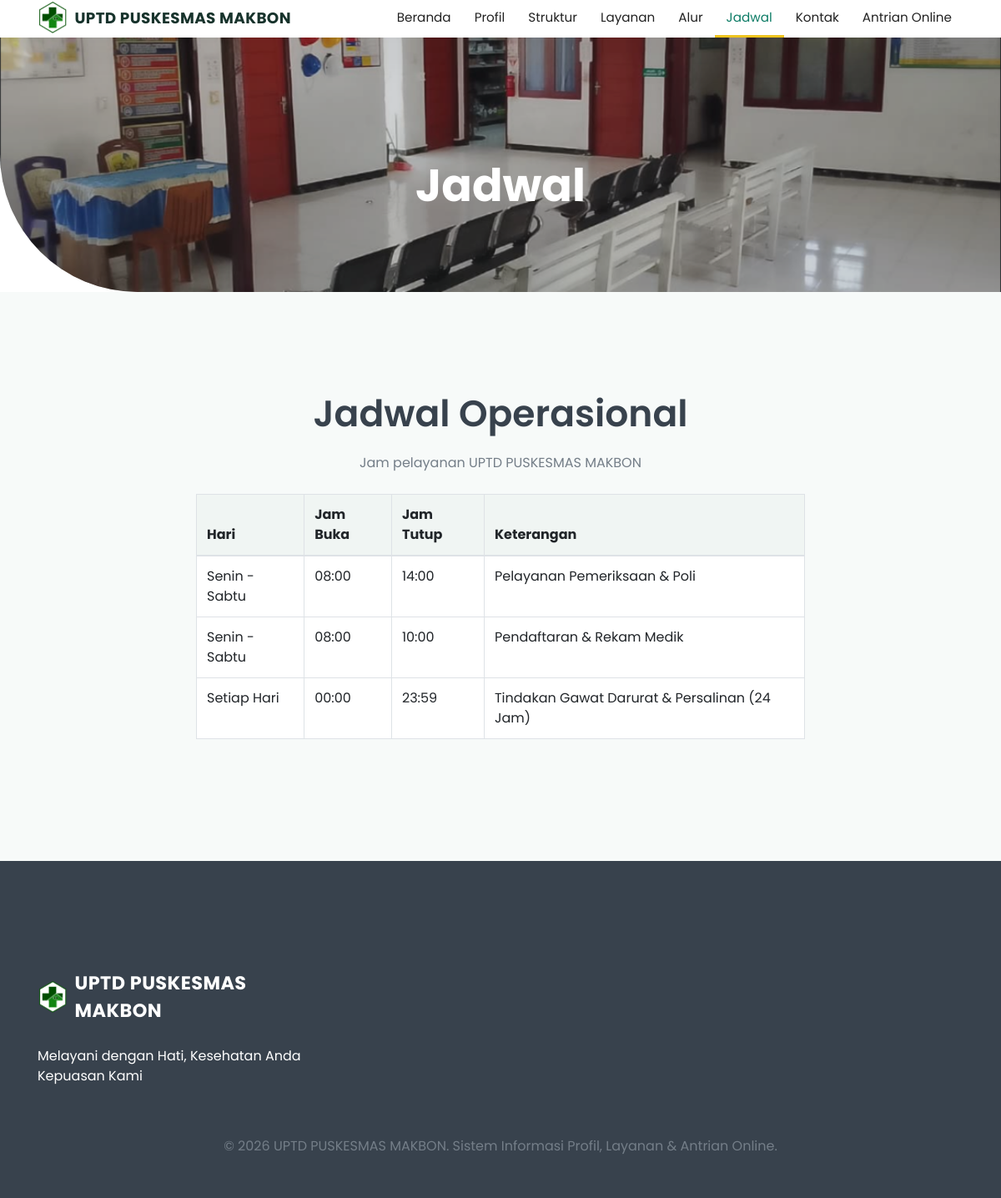
The page /jadwal.php on the database its author committed.
### tables this page shows
CREATE TABLE `profil_puskesmas` (
  `id_profil` int NOT NULL,
  `nama_puskesmas` varchar(150) NOT NULL,
  `deskripsi_beranda` text,
  `visi` text,
  `misi` text,
  `sejarah` text,
  `alamat` text,
  `kontak` varchar(100) DEFAULT NULL,
  `email` varchar(100) DEFAULT NULL,
  `jam_operasional` varchar(150) DEFAULT NULL,
  `qr_bpjs` varchar(255) DEFAULT NULL
);

CREATE TABLE `jadwal_operasional` (
  `id_jadwal` int NOT NULL,
  `hari` varchar(20) NOT NULL,
  `jam_buka` time NOT NULL,
  `jam_tutup` time NOT NULL,
  `keterangan` varchar(150) DEFAULT NULL,
  `id_petugas` int DEFAULT NULL
);

### includes/functions.php (called while the page is built, shortened)
<?php
function clean($str)
{
    return htmlspecialchars(trim($str ?? ''), ENT_QUOTES, 'UTF-8');
}

### jadwal.php (the view, shortened to what this page needs)
<?php
require_once __DIR__ . '/config/database.php';
$page_title = 'Jadwal';
$jadwalList = $pdo->query("SELECT * FROM jadwal_operasional ORDER BY FIELD(hari,'Senin','Selasa','Rabu','Kamis','Jumat','Sabtu','Minggu')")->fetchAll();
require_once __DIR__ . '/includes/header.php';
?>
    <section id="jadwal" class="team_area pt-120 pb-130">
        <div class="container">
            <div class="row justify-content-center">
                <div class="col-lg-6">
                    <div class="section_title text-center pb-25">
                        <h3 class="title">Jadwal Operasional</h3>
                        <p>Jam pelayanan <?= clean($nama_puskesmas) ?></p>
                    </div>
                </div>
            </div>
            <div class="row">
                <div class="col-lg-8 mx-auto">
                    <table class="table table-bordered bg-white jadwal_table">
                        <thead>
                            <tr><th>Hari</th><th>Jam Buka</th><th>Jam Tutup</th><th>Keterangan</th></tr>
                        </thead>
                        <tbody>
                            <?php foreach ($jadwalList as $j): ?>
                            <tr>
                                <td><?= clean($j['hari']) ?></td>
                                <td><?= substr($j['jam_buka'], 0, 5) ?></td>
                                <td><?= substr($j['jam_tutup'], 0, 5) ?></td>
                                <td><?= clean($j['keterangan']) ?></td>
                            </tr>
                            <?php endforeach; ?>
                        </tbody>
                    </table>
                </div>
            </div>
        </div>
    </section>
<?php require_once __DIR__ . '/includes/footer.php'; ?>

### includes/header.php (shortened to what this page needs)
<?php
require_once __DIR__ . '/functions.php';
require_once __DIR__ . '/../config/database.php';
$stmt = $pdo->query("SELECT * FROM profil_puskesmas LIMIT 1");
$profil = $stmt->fetch() ?: [];
$nama_puskesmas = $profil['nama_puskesmas'] ?? 'Puskesmas Makbon';
$base = $base ?? '';
?>
<!doctype html>
<html class="no-js" lang="id">
<head>
    <link rel="stylesheet" href="<?= $base ?>assets/traveland/css/animate.css">
    <link rel="stylesheet" href="<?= $base ?>assets/traveland/css/nice-select.css">
    <link rel="stylesheet" href="<?= $base ?>assets/traveland/css/LineIcons.2.0.css">
    <link rel="stylesheet" href="<?= $base ?>assets/traveland/css/bootstrap.4.5.2.min.css">
    <link rel="stylesheet" href="<?= $base ?>assets/traveland/css/default.css">
    <link rel="stylesheet" href="<?= $base ?>assets/traveland/css/style.css">
</head>
<body>
    <section class="header_area">
        <div class="header_navbar">
            <div class="container">
                <div class="row">
                    <div class="col-lg-12">
                        <nav class="navbar navbar-expand-lg">
                            <a class="navbar-brand navbar-brand-text d-flex align-items-center" href="<?= $base ?>index.php">
                                <img src="<?= $base ?>assets/img/logo.png?v=<?= time() ?>" alt="Logo" style="height: 50px; margin-right: 10px;">
                                <span><?= clean($nama_puskesmas) ?></span>
                            </a>
                            <div class="collapse navbar-collapse sub-menu-bar" id="navbarSupportedContent">
                                <ul id="nav" class="navbar-nav ml-auto">
                                    <li class="nav-item <?= (isset($page_title) && strpos($page_title, 'Beranda') !== false) ? 'active' : '' ?>"><a href="<?= $base ?>index.php">Beranda</a></li>
                                    <li class="nav-item <?= (isset($page_title) && strpos($page_title, 'Profil') !== false) ? 'active' : '' ?>"><a href="<?= $base ?>profil.php">Profil</a></li>
                                    <li class="nav-item <?= (isset($page_title) && strpos($page_title, 'Struktur') !== false) ? 'active' : '' ?>"><a href="<?= $base ?>struktur.php">Struktur</a></li>
                                    <li class="nav-item <?= (isset($page_title) && strpos($page_title, 'Layanan') !== false) ? 'active' : '' ?>"><a href="<?= $base ?>layanan.php">Layanan</a></li>
                                    <li class="nav-item <?= (isset($page_title) && strpos($page_title, 'Alur') !== false) ? 'active' : '' ?>"><a href="<?= $base ?>alur.php">Alur</a></li>
                                    <li class="nav-item <?= (isset($page_title) && strpos($page_title, 'Jadwal') !== false) ? 'active' : '' ?>"><a href="<?= $base ?>jadwal.php">Jadwal</a></li>
                                    <li class="nav-item <?= (isset($page_title) && strpos($page_title, 'Kontak') !== false) ? 'active' : '' ?>"><a href="<?= $base ?>kontak.php">Kontak</a></li>
                                    <li class="nav-item <?= (isset($page_title) && strpos($page_title, 'Tracking') !== false || isset($page_title) && strpos($page_title, 'Cek') !== false) ? 'active' : '' ?>"><a href="<?= $base ?>tracking.php">Antrian Online</a></li>
                                    </div>
                            </div>
                    </div>
                </div>
            </div>
        <?php if (!isset($page_title) || $page_title !== 'Beranda'): ?>
        <div class="header_slider header_slider_mini">
            <div class="single_slider bg_cover d-flex align-items-center" style="background-image: url(<?= $base ?>assets/img/lobby.png); height:100%;">
                <div class="container">
                    <div class="row">
                        <div class="col-lg-12">
                            <div class="slider_content text-center">
                                <h2 class="slider_title wow fadeInUp" data-wow-duration="1.3s" data-wow-delay="0.2s"><?= clean($page_title ?? 'Puskesmas Makbon') ?></h2>
                            </div>
                        </div>
                    </div>
                </div>
            </div>
        </div>
        <?php endif; ?>
    </section>

### includes/footer.php (shortened to what this page needs)
    <section id="footer" class="footer_area">
        <div class="footer_widget pt-80 pb-50">
            <div class="container">
                <div class="row">
                    <div class="col-lg-4 col-md-6 order-md-1 order-lg-1">
                        <div class="footer_about mt-50">
                            <a href="<?= $base ?? '' ?>index.php" class="navbar-brand-text d-flex align-items-center" style="display:inline-flex;margin-bottom:14px; color:#fff; font-size:1.4rem; font-weight:700;">
                                <img src="<?= $base ?? '' ?>assets/img/logo.png?v=<?= time() ?>" alt="Logo" style="height: 50px; margin-right: 10px;">
                                <span style="color:#fff;"><?= clean($nama_puskesmas) ?></span>
                            </a>
                            <p><?= clean($profil['deskripsi_beranda'] ?? 'Melayani kesehatan masyarakat dengan cepat, ramah, dan terpercaya.') ?></p>
                        </div>
                    </div>
                </div>
            </div>
            <p class="text-center mt-60">&copy; <?= date('Y') ?> <?= clean($nama_puskesmas) ?>. Sistem Informasi Profil, Layanan & Antrian Online.</p>
        </div>
    </section>
</body>
</html>

### assets/traveland/css/default.css (style rules this page uses)
.mt-50 { margin-top: 50px; }
.mt-60 { margin-top: 60px; }
.pt-80 { padding-top: 80px; }
.pt-120 { padding-top: 120px; }
.pb-25 { padding-bottom: 25px; }
.pb-50 { padding-bottom: 50px; }
.pb-130 { padding-bottom: 130px; }

### assets/traveland/css/style.css (style rules this page uses)
body { font-family: "Poppins", sans-serif; font-weight: normal; font-style: normal; color: #747E88; }
* { margin: 0; padding: 0; -webkit-box-sizing: border-box; box-sizing: border-box; }
img { max-width: 100%; }
a { color: #EEC41E; }
i, span, a { display: inline-block; }
audio, canvas, iframe, img, svg, video { vertical-align: middle; }
h1, h2, h3, h4, h5, h6 { font-family: "Poppins", sans-serif; font-weight: 700; color: #38424D; margin: 0px; }
h2 { font-size: 36px; }
h3 { font-size: 28px; }
ul, ol { margin: 0px; padding: 0px; list-style-type: none; }
p { font-size: 16px; font-weight: 400; line-height: 24px; color: #747E88; margin: 0px; }
.bg_cover { background-position: center center; background-size: cover; background-repeat: no-repeat; width: 100%; height: 100%; }
.section_title .title { font-size: 44px; font-weight: 600; }
.section_title p { margin-top: 20px; }
.header_navbar { position: absolute; top: 0; left: 0; width: 100%; z-index: 99; -webkit-transition: all 0.3s ease-out 0s; transition: all 0.3s ease-out 0s; border-bottom: 2px solid rgba(255, 255, 255, 0.21); }
.navbar { padding: 0; border-radius: 5px; position: relative; -webkit-transition: all 0.3s ease-out 0s; transition: all 0.3s ease-out 0s; }
.navbar-brand { padding: 0; }
.navbar-nav .nav-item { position: relative; }
.navbar-nav .nav-item a { font-size: 16px; font-weight: 400; color: #fff; -webkit-transition: all 0.3s ease-out 0s; transition: all 0.3s ease-out 0s; padding: 30px 15px; position: relative; }
.navbar-nav .nav-item a::before { position: absolute; content: ''; bottom: -2px; left: 0; width: 0; height: 3px; background-color: #EEC41E; -webkit-transition: all 0.3s ease-out 0s; transition: all 0.3s ease-out 0s; }
.navbar-nav .nav-item.active > a::before, .navbar-nav .nav-item:hover > a::before { width: 100%; }
.single_slider { height: 800px; position: relative; overflow: hidden; border-bottom-left-radius: 165px; }
.single_slider::before { position: absolute; content: ''; background-color: rgba(56, 66, 77, 0.24); width: 100%; height: 100%; left: 0; top: 0; }
.slider_content { padding-top: 80px; }
.slider_content .slider_title { font-size: 54px; color: #fff; margin-top: 15px; }
.team_area { background-color: #F9FAFB; }
.footer_area { background-color: #38424D; }
.footer_about p { color: #fff; margin-top: 25px; }

### includes/header.php (style rules this page uses)
.header_navbar { background-color: #fff !important; box-shadow: 0px 20px 50px 0px rgba(0, 0, 0, 0.05) !important; position: fixed !important; }
.navbar-brand-text { font-size: 1.3rem; font-weight: 700; color: #17332c !important; letter-spacing: .02em; }
.header_navbar .navbar-brand-text { color: #17332c !important; }
.navbar-nav .nav-item a { color: #222 !important; }
.navbar-nav .nav-item.active > a, .navbar-nav .nav-item:hover > a { color: #0d7c66 !important; }
@media (min-width: 992px) { .navbar-nav .nav-item a { padding: 10px 14px !important; font-size: 0.95rem !important; } }
@media (min-width: 992px) { .navbar-brand-text { font-size: 1.15rem; } }
@media (min-width: 992px) { .navbar-brand-text img { height: 40px !important; margin-right: 8px !important; } }
.header_slider_mini { height: 350px; position: relative; z-index: 1; }
.jadwal_table th { background:#f0f5f3; }
section#jadwal, section#kontak { background:#f7faf9; }

### rows shown on the page
profil_puskesmas: nama_puskesmas "UPTD PUSKESMAS MAKBON", deskripsi_beranda "Melayani dengan Hati, Kesehatan Anda Kepuasan Kami"
jadwal_operasional: hari "Senin - Sabtu", jam_buka "08:00", jam_tutup "14:00", keterangan "Pelayanan Pemeriksaan & Poli"
jadwal_operasional: hari "Senin - Sabtu", jam_buka "08:00", jam_tutup "10:00", keterangan "Pendaftaran & Rekam Medik"
jadwal_operasional: hari "Setiap Hari", jam_buka "00:00", jam_tutup "23:59", keterangan "Tindakan Gawat Darurat & Persalinan (24 Jam)"

### other values the page prints
$page_title "Jadwal"
